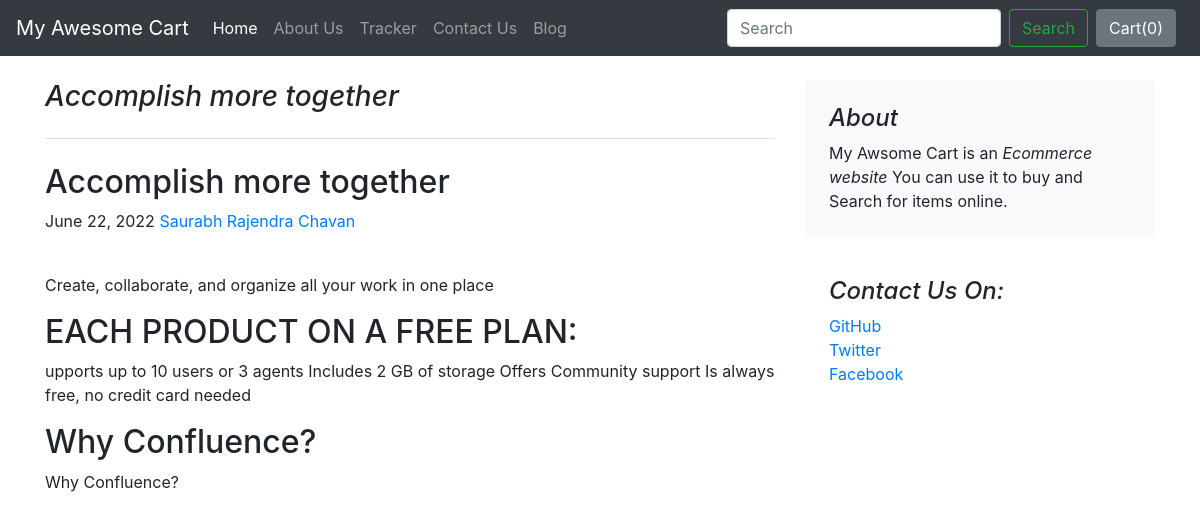
The app's page /blog/blogpost/2 with its own data.
### blog/models.py (models this page shows, shortened)
class Blogpost(models.Model):
    post_id=models.AutoField(primary_key=True)
    title=models.CharField(max_length=50)
    head0= models.CharField(max_length=500, default="")
    chead0= models.CharField(max_length=5000, default="")
    head1= models.CharField(max_length=500,default="")
    chead1= models.CharField(max_length=5000,default="")
    head2=models.CharField(max_length=500,default=0)
    chead2=models.CharField(max_length=5000,default=0)
    pub_date=models.DateField()
    thumbnail=models.ImageField(upload_to="shop/image", default="")

### blog/views.py (the view)
# urls.py: path("blogpost/<int:id>", views.blogpost, name="blogPost"),
def blogpost(request, id):
    post= Blogpost.objects.filter(post_id=id)[0]
    return render(request,'blog/blogpost.html',{'post': post})

### blog/templates/blog/blogpost.html (shortened to what this page needs)
{%extends 'shop/basic.html'%}
{% block body %}
<div class="container">
<div class="row mt-4">
    <div class="col-md-8 blog-main">
      <h3 class="pb-4 mb-4 font-italic border-bottom">
        {{post.title}}
      </h3>
      <div class="blog-post">
        <h2 class="blog-post-title">{{post.head0}}</h2>
        <p class="blog-post-meta">{{post.pub_date}} <a href="#">Saurabh Rajendra Chavan</a></p>
<div class="fb-like" data-href="http://127.0.0.1:8000/blog/blogpost/{{post.post_id}}" data-width="" data-layout="button" data-action="like" data-size="small" data-share="true"></div><br>
        <p>{{post.chead0}}</p>
        <h2>{{post.head1}}</h2>
        <p>{{post.chead1}}</p>
          <h2>{{post.head2}}</h2>
        <p>{{post.head2}}</p>
             </div>
    </div>
    <aside class="col-md-4 blog-sidebar">
      <div class="p-4 mb-3 bg-light rounded">
        <h4 class="font-italic">About</h4>
        <p class="mb-0">My Awsome Cart is an <em>Ecommerce website</em> You can use it to buy and Search for items online.</p>
      </div>
      <div class="p-4">
        <h4 class="font-italic">Contact Us On: </h4>
        <ol class="list-unstyled">
          <li><a href="#">GitHub</a></li>
          <li><a href="#">Twitter</a></li>
          <li><a href="#">Facebook</a></li>
        </ol>
      </div>
    </aside>
  </div>
    </div>
{% endblock %}

### records on screen
Blogpost: title "Accomplish more together", head0 "Accomplish more together", pub_date "June 22, 2022", chead0 "Create, collaborate, and organize all your work in one place", head1 "EACH PRODUCT ON A FREE PLAN:", chead1 "upports up to 10 users or 3 agents Includes 2 GB of storage Offers Community support Is always free, no credit card needed", head2 "Why Confluence?"
